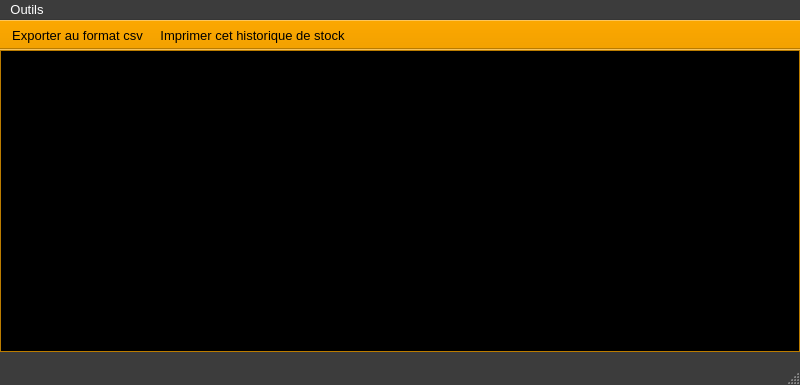
<?xml version="1.0" encoding="UTF-8"?>
<ui version="4.0">
 <class>YerothHistoriqueDuStockWindow</class>
 <widget class="QMainWindow" name="YerothHistoriqueDuStockWindow">
  <property name="windowModality">
   <enum>Qt::WindowModal</enum>
  </property>
  <property name="geometry">
   <rect>
    <x>0</x>
    <y>0</y>
    <width>800</width>
    <height>385</height>
   </rect>
  </property>
  <property name="palette">
   <palette>
    <active>
     <colorrole role="WindowText">
      <brush brushstyle="SolidPattern">
       <color alpha="255">
        <red>255</red>
        <green>255</green>
        <blue>255</blue>
       </color>
      </brush>
     </colorrole>
     <colorrole role="Button">
      <brush brushstyle="SolidPattern">
       <color alpha="255">
        <red>60</red>
        <green>60</green>
        <blue>60</blue>
       </color>
      </brush>
     </colorrole>
     <colorrole role="Light">
      <brush brushstyle="SolidPattern">
       <color alpha="255">
        <red>90</red>
        <green>90</green>
        <blue>90</blue>
       </color>
      </brush>
     </colorrole>
     <colorrole role="Midlight">
      <brush brushstyle="SolidPattern">
       <color alpha="255">
        <red>75</red>
        <green>75</green>
        <blue>75</blue>
       </color>
      </brush>
     </colorrole>
     <colorrole role="Dark">
      <brush brushstyle="SolidPattern">
       <color alpha="255">
        <red>30</red>
        <green>30</green>
        <blue>30</blue>
       </color>
      </brush>
     </colorrole>
     <colorrole role="Mid">
      <brush brushstyle="SolidPattern">
       <color alpha="255">
        <red>40</red>
        <green>40</green>
        <blue>40</blue>
       </color>
      </brush>
     </colorrole>
     <colorrole role="Text">
      <brush brushstyle="SolidPattern">
       <color alpha="255">
        <red>255</red>
        <green>255</green>
        <blue>255</blue>
       </color>
      </brush>
     </colorrole>
     <colorrole role="BrightText">
      <brush brushstyle="SolidPattern">
       <color alpha="255">
        <red>255</red>
        <green>255</green>
        <blue>255</blue>
       </color>
      </brush>
     </colorrole>
     <colorrole role="ButtonText">
      <brush brushstyle="SolidPattern">
       <color alpha="255">
        <red>255</red>
        <green>255</green>
        <blue>255</blue>
       </color>
      </brush>
     </colorrole>
     <colorrole role="Base">
      <brush brushstyle="SolidPattern">
       <color alpha="255">
        <red>0</red>
        <green>0</green>
        <blue>0</blue>
       </color>
      </brush>
     </colorrole>
     <colorrole role="Window">
      <brush brushstyle="SolidPattern">
       <color alpha="255">
        <red>60</red>
        <green>60</green>
        <blue>60</blue>
       </color>
      </brush>
     </colorrole>
     <colorrole role="Shadow">
      <brush brushstyle="SolidPattern">
       <color alpha="255">
        <red>0</red>
        <green>0</green>
        <blue>0</blue>
       </color>
      </brush>
     </colorrole>
     <colorrole role="AlternateBase">
      <brush brushstyle="SolidPattern">
       <color alpha="255">
        <red>30</red>
        <green>30</green>
        <blue>30</blue>
       </color>
      </brush>
     </colorrole>
     <colorrole role="ToolTipBase">
      <brush brushstyle="SolidPattern">
       <color alpha="255">
        <red>255</red>
        <green>255</green>
        <blue>220</blue>
       </color>
      </brush>
     </colorrole>
     <colorrole role="ToolTipText">
      <brush brushstyle="SolidPattern">
       <color alpha="255">
        <red>0</red>
        <green>0</green>
        <blue>0</blue>
       </color>
      </brush>
     </colorrole>
    </active>
    <inactive>
     <colorrole role="WindowText">
      <brush brushstyle="SolidPattern">
       <color alpha="255">
        <red>255</red>
        <green>255</green>
        <blue>255</blue>
       </color>
      </brush>
     </colorrole>
     <colorrole role="Button">
      <brush brushstyle="SolidPattern">
       <color alpha="255">
        <red>60</red>
        <green>60</green>
        <blue>60</blue>
       </color>
      </brush>
     </colorrole>
     <colorrole role="Light">
      <brush brushstyle="SolidPattern">
       <color alpha="255">
        <red>90</red>
        <green>90</green>
        <blue>90</blue>
       </color>
      </brush>
     </colorrole>
     <colorrole role="Midlight">
      <brush brushstyle="SolidPattern">
       <color alpha="255">
        <red>75</red>
        <green>75</green>
        <blue>75</blue>
       </color>
      </brush>
     </colorrole>
     <colorrole role="Dark">
      <brush brushstyle="SolidPattern">
       <color alpha="255">
        <red>30</red>
        <green>30</green>
        <blue>30</blue>
       </color>
      </brush>
     </colorrole>
     <colorrole role="Mid">
      <brush brushstyle="SolidPattern">
       <color alpha="255">
        <red>40</red>
        <green>40</green>
        <blue>40</blue>
       </color>
      </brush>
     </colorrole>
     <colorrole role="Text">
      <brush brushstyle="SolidPattern">
       <color alpha="255">
        <red>255</red>
        <green>255</green>
        <blue>255</blue>
       </color>
      </brush>
     </colorrole>
     <colorrole role="BrightText">
      <brush brushstyle="SolidPattern">
       <color alpha="255">
        <red>255</red>
        <green>255</green>
        <blue>255</blue>
       </color>
      </brush>
     </colorrole>
     <colorrole role="ButtonText">
      <brush brushstyle="SolidPattern">
       <color alpha="255">
        <red>255</red>
        <green>255</green>
        <blue>255</blue>
       </color>
      </brush>
     </colorrole>
     <colorrole role="Base">
      <brush brushstyle="SolidPattern">
       <color alpha="255">
        <red>0</red>
        <green>0</green>
        <blue>0</blue>
       </color>
      </brush>
     </colorrole>
     <colorrole role="Window">
      <brush brushstyle="SolidPattern">
       <color alpha="255">
        <red>60</red>
        <green>60</green>
        <blue>60</blue>
       </color>
      </brush>
     </colorrole>
     <colorrole role="Shadow">
      <brush brushstyle="SolidPattern">
       <color alpha="255">
        <red>0</red>
        <green>0</green>
        <blue>0</blue>
       </color>
      </brush>
     </colorrole>
     <colorrole role="AlternateBase">
      <brush brushstyle="SolidPattern">
       <color alpha="255">
        <red>30</red>
        <green>30</green>
        <blue>30</blue>
       </color>
      </brush>
     </colorrole>
     <colorrole role="ToolTipBase">
      <brush brushstyle="SolidPattern">
       <color alpha="255">
        <red>255</red>
        <green>255</green>
        <blue>220</blue>
       </color>
      </brush>
     </colorrole>
     <colorrole role="ToolTipText">
      <brush brushstyle="SolidPattern">
       <color alpha="255">
        <red>0</red>
        <green>0</green>
        <blue>0</blue>
       </color>
      </brush>
     </colorrole>
    </inactive>
    <disabled>
     <colorrole role="WindowText">
      <brush brushstyle="SolidPattern">
       <color alpha="255">
        <red>30</red>
        <green>30</green>
        <blue>30</blue>
       </color>
      </brush>
     </colorrole>
     <colorrole role="Button">
      <brush brushstyle="SolidPattern">
       <color alpha="255">
        <red>60</red>
        <green>60</green>
        <blue>60</blue>
       </color>
      </brush>
     </colorrole>
     <colorrole role="Light">
      <brush brushstyle="SolidPattern">
       <color alpha="255">
        <red>90</red>
        <green>90</green>
        <blue>90</blue>
       </color>
      </brush>
     </colorrole>
     <colorrole role="Midlight">
      <brush brushstyle="SolidPattern">
       <color alpha="255">
        <red>75</red>
        <green>75</green>
        <blue>75</blue>
       </color>
      </brush>
     </colorrole>
     <colorrole role="Dark">
      <brush brushstyle="SolidPattern">
       <color alpha="255">
        <red>30</red>
        <green>30</green>
        <blue>30</blue>
       </color>
      </brush>
     </colorrole>
     <colorrole role="Mid">
      <brush brushstyle="SolidPattern">
       <color alpha="255">
        <red>40</red>
        <green>40</green>
        <blue>40</blue>
       </color>
      </brush>
     </colorrole>
     <colorrole role="Text">
      <brush brushstyle="SolidPattern">
       <color alpha="255">
        <red>30</red>
        <green>30</green>
        <blue>30</blue>
       </color>
      </brush>
     </colorrole>
     <colorrole role="BrightText">
      <brush brushstyle="SolidPattern">
       <color alpha="255">
        <red>255</red>
        <green>255</green>
        <blue>255</blue>
       </color>
      </brush>
     </colorrole>
     <colorrole role="ButtonText">
      <brush brushstyle="SolidPattern">
       <color alpha="255">
        <red>30</red>
        <green>30</green>
        <blue>30</blue>
       </color>
      </brush>
     </colorrole>
     <colorrole role="Base">
      <brush brushstyle="SolidPattern">
       <color alpha="255">
        <red>60</red>
        <green>60</green>
        <blue>60</blue>
       </color>
      </brush>
     </colorrole>
     <colorrole role="Window">
      <brush brushstyle="SolidPattern">
       <color alpha="255">
        <red>60</red>
        <green>60</green>
        <blue>60</blue>
       </color>
      </brush>
     </colorrole>
     <colorrole role="Shadow">
      <brush brushstyle="SolidPattern">
       <color alpha="255">
        <red>0</red>
        <green>0</green>
        <blue>0</blue>
       </color>
      </brush>
     </colorrole>
     <colorrole role="AlternateBase">
      <brush brushstyle="SolidPattern">
       <color alpha="255">
        <red>60</red>
        <green>60</green>
        <blue>60</blue>
       </color>
      </brush>
     </colorrole>
     <colorrole role="ToolTipBase">
      <brush brushstyle="SolidPattern">
       <color alpha="255">
        <red>255</red>
        <green>255</green>
        <blue>220</blue>
       </color>
      </brush>
     </colorrole>
     <colorrole role="ToolTipText">
      <brush brushstyle="SolidPattern">
       <color alpha="255">
        <red>0</red>
        <green>0</green>
        <blue>0</blue>
       </color>
      </brush>
     </colorrole>
    </disabled>
   </palette>
  </property>
  <property name="font">
   <font>
    <pointsize>10</pointsize>
   </font>
  </property>
  <property name="windowTitle">
   <string>Yeroth-erp-3.0 - fiche des stocks - historique d'un stock</string>
  </property>
  <widget class="QWidget" name="centralwidget">
   <widget class="YerothTableView" name="tableView_historique_du_stock">
    <property name="geometry">
     <rect>
      <x>0</x>
      <y>0</y>
      <width>800</width>
      <height>302</height>
     </rect>
    </property>
    <property name="palette">
     <palette>
      <active>
       <colorrole role="WindowText">
        <brush brushstyle="SolidPattern">
         <color alpha="255">
          <red>255</red>
          <green>255</green>
          <blue>255</blue>
         </color>
        </brush>
       </colorrole>
       <colorrole role="Button">
        <brush brushstyle="SolidPattern">
         <color alpha="255">
          <red>242</red>
          <green>161</green>
          <blue>0</blue>
         </color>
        </brush>
       </colorrole>
       <colorrole role="Light">
        <brush brushstyle="SolidPattern">
         <color alpha="255">
          <red>255</red>
          <green>206</green>
          <blue>108</blue>
         </color>
        </brush>
       </colorrole>
       <colorrole role="Midlight">
        <brush brushstyle="SolidPattern">
         <color alpha="255">
          <red>248</red>
          <green>183</green>
          <blue>54</blue>
         </color>
        </brush>
       </colorrole>
       <colorrole role="Dark">
        <brush brushstyle="SolidPattern">
         <color alpha="255">
          <red>121</red>
          <green>80</green>
          <blue>0</blue>
         </color>
        </brush>
       </colorrole>
       <colorrole role="Mid">
        <brush brushstyle="SolidPattern">
         <color alpha="255">
          <red>161</red>
          <green>107</green>
          <blue>0</blue>
         </color>
        </brush>
       </colorrole>
       <colorrole role="Text">
        <brush brushstyle="SolidPattern">
         <color alpha="255">
          <red>255</red>
          <green>255</green>
          <blue>255</blue>
         </color>
        </brush>
       </colorrole>
       <colorrole role="BrightText">
        <brush brushstyle="SolidPattern">
         <color alpha="255">
          <red>47</red>
          <green>67</green>
          <blue>67</blue>
         </color>
        </brush>
       </colorrole>
       <colorrole role="ButtonText">
        <brush brushstyle="SolidPattern">
         <color alpha="255">
          <red>255</red>
          <green>255</green>
          <blue>255</blue>
         </color>
        </brush>
       </colorrole>
       <colorrole role="Base">
        <brush brushstyle="SolidPattern">
         <color alpha="255">
          <red>0</red>
          <green>0</green>
          <blue>0</blue>
         </color>
        </brush>
       </colorrole>
       <colorrole role="Window">
        <brush brushstyle="SolidPattern">
         <color alpha="255">
          <red>242</red>
          <green>161</green>
          <blue>0</blue>
         </color>
        </brush>
       </colorrole>
       <colorrole role="Shadow">
        <brush brushstyle="SolidPattern">
         <color alpha="255">
          <red>0</red>
          <green>0</green>
          <blue>0</blue>
         </color>
        </brush>
       </colorrole>
       <colorrole role="HighlightedText">
        <brush brushstyle="SolidPattern">
         <color alpha="255">
          <red>2</red>
          <green>160</green>
          <blue>70</blue>
         </color>
        </brush>
       </colorrole>
       <colorrole role="AlternateBase">
        <brush brushstyle="SolidPattern">
         <color alpha="255">
          <red>248</red>
          <green>208</green>
          <blue>127</blue>
         </color>
        </brush>
       </colorrole>
       <colorrole role="ToolTipBase">
        <brush brushstyle="SolidPattern">
         <color alpha="255">
          <red>255</red>
          <green>255</green>
          <blue>220</blue>
         </color>
        </brush>
       </colorrole>
       <colorrole role="ToolTipText">
        <brush brushstyle="SolidPattern">
         <color alpha="255">
          <red>255</red>
          <green>255</green>
          <blue>255</blue>
         </color>
        </brush>
       </colorrole>
      </active>
      <inactive>
       <colorrole role="WindowText">
        <brush brushstyle="SolidPattern">
         <color alpha="255">
          <red>255</red>
          <green>255</green>
          <blue>255</blue>
         </color>
        </brush>
       </colorrole>
       <colorrole role="Button">
        <brush brushstyle="SolidPattern">
         <color alpha="255">
          <red>242</red>
          <green>161</green>
          <blue>0</blue>
         </color>
        </brush>
       </colorrole>
       <colorrole role="Light">
        <brush brushstyle="SolidPattern">
         <color alpha="255">
          <red>255</red>
          <green>206</green>
          <blue>108</blue>
         </color>
        </brush>
       </colorrole>
       <colorrole role="Midlight">
        <brush brushstyle="SolidPattern">
         <color alpha="255">
          <red>248</red>
          <green>183</green>
          <blue>54</blue>
         </color>
        </brush>
       </colorrole>
       <colorrole role="Dark">
        <brush brushstyle="SolidPattern">
         <color alpha="255">
          <red>121</red>
          <green>80</green>
          <blue>0</blue>
         </color>
        </brush>
       </colorrole>
       <colorrole role="Mid">
        <brush brushstyle="SolidPattern">
         <color alpha="255">
          <red>161</red>
          <green>107</green>
          <blue>0</blue>
         </color>
        </brush>
       </colorrole>
       <colorrole role="Text">
        <brush brushstyle="SolidPattern">
         <color alpha="255">
          <red>255</red>
          <green>255</green>
          <blue>255</blue>
         </color>
        </brush>
       </colorrole>
       <colorrole role="BrightText">
        <brush brushstyle="SolidPattern">
         <color alpha="255">
          <red>47</red>
          <green>67</green>
          <blue>67</blue>
         </color>
        </brush>
       </colorrole>
       <colorrole role="ButtonText">
        <brush brushstyle="SolidPattern">
         <color alpha="255">
          <red>255</red>
          <green>255</green>
          <blue>255</blue>
         </color>
        </brush>
       </colorrole>
       <colorrole role="Base">
        <brush brushstyle="SolidPattern">
         <color alpha="255">
          <red>0</red>
          <green>0</green>
          <blue>0</blue>
         </color>
        </brush>
       </colorrole>
       <colorrole role="Window">
        <brush brushstyle="SolidPattern">
         <color alpha="255">
          <red>242</red>
          <green>161</green>
          <blue>0</blue>
         </color>
        </brush>
       </colorrole>
       <colorrole role="Shadow">
        <brush brushstyle="SolidPattern">
         <color alpha="255">
          <red>0</red>
          <green>0</green>
          <blue>0</blue>
         </color>
        </brush>
       </colorrole>
       <colorrole role="HighlightedText">
        <brush brushstyle="SolidPattern">
         <color alpha="255">
          <red>2</red>
          <green>160</green>
          <blue>70</blue>
         </color>
        </brush>
       </colorrole>
       <colorrole role="AlternateBase">
        <brush brushstyle="SolidPattern">
         <color alpha="255">
          <red>248</red>
          <green>208</green>
          <blue>127</blue>
         </color>
        </brush>
       </colorrole>
       <colorrole role="ToolTipBase">
        <brush brushstyle="SolidPattern">
         <color alpha="255">
          <red>255</red>
          <green>255</green>
          <blue>220</blue>
         </color>
        </brush>
       </colorrole>
       <colorrole role="ToolTipText">
        <brush brushstyle="SolidPattern">
         <color alpha="255">
          <red>255</red>
          <green>255</green>
          <blue>255</blue>
         </color>
        </brush>
       </colorrole>
      </inactive>
      <disabled>
       <colorrole role="WindowText">
        <brush brushstyle="SolidPattern">
         <color alpha="255">
          <red>121</red>
          <green>80</green>
          <blue>0</blue>
         </color>
        </brush>
       </colorrole>
       <colorrole role="Button">
        <brush brushstyle="SolidPattern">
         <color alpha="255">
          <red>242</red>
          <green>161</green>
          <blue>0</blue>
         </color>
        </brush>
       </colorrole>
       <colorrole role="Light">
        <brush brushstyle="SolidPattern">
         <color alpha="255">
          <red>255</red>
          <green>206</green>
          <blue>108</blue>
         </color>
        </brush>
       </colorrole>
       <colorrole role="Midlight">
        <brush brushstyle="SolidPattern">
         <color alpha="255">
          <red>248</red>
          <green>183</green>
          <blue>54</blue>
         </color>
        </brush>
       </colorrole>
       <colorrole role="Dark">
        <brush brushstyle="SolidPattern">
         <color alpha="255">
          <red>121</red>
          <green>80</green>
          <blue>0</blue>
         </color>
        </brush>
       </colorrole>
       <colorrole role="Mid">
        <brush brushstyle="SolidPattern">
         <color alpha="255">
          <red>161</red>
          <green>107</green>
          <blue>0</blue>
         </color>
        </brush>
       </colorrole>
       <colorrole role="Text">
        <brush brushstyle="SolidPattern">
         <color alpha="255">
          <red>121</red>
          <green>80</green>
          <blue>0</blue>
         </color>
        </brush>
       </colorrole>
       <colorrole role="BrightText">
        <brush brushstyle="SolidPattern">
         <color alpha="255">
          <red>47</red>
          <green>67</green>
          <blue>67</blue>
         </color>
        </brush>
       </colorrole>
       <colorrole role="ButtonText">
        <brush brushstyle="SolidPattern">
         <color alpha="255">
          <red>121</red>
          <green>80</green>
          <blue>0</blue>
         </color>
        </brush>
       </colorrole>
       <colorrole role="Base">
        <brush brushstyle="SolidPattern">
         <color alpha="255">
          <red>242</red>
          <green>161</green>
          <blue>0</blue>
         </color>
        </brush>
       </colorrole>
       <colorrole role="Window">
        <brush brushstyle="SolidPattern">
         <color alpha="255">
          <red>242</red>
          <green>161</green>
          <blue>0</blue>
         </color>
        </brush>
       </colorrole>
       <colorrole role="Shadow">
        <brush brushstyle="SolidPattern">
         <color alpha="255">
          <red>0</red>
          <green>0</green>
          <blue>0</blue>
         </color>
        </brush>
       </colorrole>
       <colorrole role="HighlightedText">
        <brush brushstyle="SolidPattern">
         <color alpha="255">
          <red>2</red>
          <green>160</green>
          <blue>70</blue>
         </color>
        </brush>
       </colorrole>
       <colorrole role="AlternateBase">
        <brush brushstyle="SolidPattern">
         <color alpha="255">
          <red>242</red>
          <green>161</green>
          <blue>0</blue>
         </color>
        </brush>
       </colorrole>
       <colorrole role="ToolTipBase">
        <brush brushstyle="SolidPattern">
         <color alpha="255">
          <red>255</red>
          <green>255</green>
          <blue>220</blue>
         </color>
        </brush>
       </colorrole>
       <colorrole role="ToolTipText">
        <brush brushstyle="SolidPattern">
         <color alpha="255">
          <red>255</red>
          <green>255</green>
          <blue>255</blue>
         </color>
        </brush>
       </colorrole>
      </disabled>
     </palette>
    </property>
    <property name="font">
     <font>
      <pointsize>10</pointsize>
      <weight>50</weight>
      <bold>false</bold>
     </font>
    </property>
    <property name="autoFillBackground">
     <bool>false</bool>
    </property>
    <property name="tabKeyNavigation">
     <bool>true</bool>
    </property>
    <property name="sortingEnabled">
     <bool>false</bool>
    </property>
   </widget>
  </widget>
  <widget class="QMenuBar" name="menubar">
   <property name="geometry">
    <rect>
     <x>0</x>
     <y>0</y>
     <width>800</width>
     <height>21</height>
    </rect>
   </property>
   <widget class="QMenu" name="menuOutils">
    <property name="palette">
     <palette>
      <active>
       <colorrole role="WindowText">
        <brush brushstyle="SolidPattern">
         <color alpha="255">
          <red>255</red>
          <green>255</green>
          <blue>255</blue>
         </color>
        </brush>
       </colorrole>
       <colorrole role="Button">
        <brush brushstyle="SolidPattern">
         <color alpha="255">
          <red>242</red>
          <green>161</green>
          <blue>0</blue>
         </color>
        </brush>
       </colorrole>
       <colorrole role="Light">
        <brush brushstyle="SolidPattern">
         <color alpha="255">
          <red>255</red>
          <green>206</green>
          <blue>108</blue>
         </color>
        </brush>
       </colorrole>
       <colorrole role="Midlight">
        <brush brushstyle="SolidPattern">
         <color alpha="255">
          <red>248</red>
          <green>183</green>
          <blue>54</blue>
         </color>
        </brush>
       </colorrole>
       <colorrole role="Dark">
        <brush brushstyle="SolidPattern">
         <color alpha="255">
          <red>121</red>
          <green>80</green>
          <blue>0</blue>
         </color>
        </brush>
       </colorrole>
       <colorrole role="Mid">
        <brush brushstyle="SolidPattern">
         <color alpha="255">
          <red>161</red>
          <green>107</green>
          <blue>0</blue>
         </color>
        </brush>
       </colorrole>
       <colorrole role="Text">
        <brush brushstyle="SolidPattern">
         <color alpha="255">
          <red>255</red>
          <green>255</green>
          <blue>255</blue>
         </color>
        </brush>
       </colorrole>
       <colorrole role="BrightText">
        <brush brushstyle="SolidPattern">
         <color alpha="255">
          <red>255</red>
          <green>255</green>
          <blue>255</blue>
         </color>
        </brush>
       </colorrole>
       <colorrole role="ButtonText">
        <brush brushstyle="SolidPattern">
         <color alpha="255">
          <red>255</red>
          <green>255</green>
          <blue>255</blue>
         </color>
        </brush>
       </colorrole>
       <colorrole role="Base">
        <brush brushstyle="SolidPattern">
         <color alpha="255">
          <red>255</red>
          <green>255</green>
          <blue>255</blue>
         </color>
        </brush>
       </colorrole>
       <colorrole role="Window">
        <brush brushstyle="SolidPattern">
         <color alpha="255">
          <red>242</red>
          <green>161</green>
          <blue>0</blue>
         </color>
        </brush>
       </colorrole>
       <colorrole role="Shadow">
        <brush brushstyle="SolidPattern">
         <color alpha="255">
          <red>0</red>
          <green>0</green>
          <blue>0</blue>
         </color>
        </brush>
       </colorrole>
       <colorrole role="AlternateBase">
        <brush brushstyle="SolidPattern">
         <color alpha="255">
          <red>248</red>
          <green>208</green>
          <blue>127</blue>
         </color>
        </brush>
       </colorrole>
       <colorrole role="ToolTipBase">
        <brush brushstyle="SolidPattern">
         <color alpha="255">
          <red>255</red>
          <green>255</green>
          <blue>220</blue>
         </color>
        </brush>
       </colorrole>
       <colorrole role="ToolTipText">
        <brush brushstyle="SolidPattern">
         <color alpha="255">
          <red>0</red>
          <green>0</green>
          <blue>0</blue>
         </color>
        </brush>
       </colorrole>
      </active>
      <inactive>
       <colorrole role="WindowText">
        <brush brushstyle="SolidPattern">
         <color alpha="255">
          <red>255</red>
          <green>255</green>
          <blue>255</blue>
         </color>
        </brush>
       </colorrole>
       <colorrole role="Button">
        <brush brushstyle="SolidPattern">
         <color alpha="255">
          <red>242</red>
          <green>161</green>
          <blue>0</blue>
         </color>
        </brush>
       </colorrole>
       <colorrole role="Light">
        <brush brushstyle="SolidPattern">
         <color alpha="255">
          <red>255</red>
          <green>206</green>
          <blue>108</blue>
         </color>
        </brush>
       </colorrole>
       <colorrole role="Midlight">
        <brush brushstyle="SolidPattern">
         <color alpha="255">
          <red>248</red>
          <green>183</green>
          <blue>54</blue>
         </color>
        </brush>
       </colorrole>
       <colorrole role="Dark">
        <brush brushstyle="SolidPattern">
         <color alpha="255">
          <red>121</red>
          <green>80</green>
          <blue>0</blue>
         </color>
        </brush>
       </colorrole>
       <colorrole role="Mid">
        <brush brushstyle="SolidPattern">
         <color alpha="255">
          <red>161</red>
          <green>107</green>
          <blue>0</blue>
         </color>
        </brush>
       </colorrole>
       <colorrole role="Text">
        <brush brushstyle="SolidPattern">
         <color alpha="255">
          <red>255</red>
          <green>255</green>
          <blue>255</blue>
         </color>
        </brush>
       </colorrole>
       <colorrole role="BrightText">
        <brush brushstyle="SolidPattern">
         <color alpha="255">
          <red>255</red>
          <green>255</green>
          <blue>255</blue>
         </color>
        </brush>
       </colorrole>
       <colorrole role="ButtonText">
        <brush brushstyle="SolidPattern">
         <color alpha="255">
          <red>255</red>
          <green>255</green>
          <blue>255</blue>
         </color>
        </brush>
       </colorrole>
       <colorrole role="Base">
        <brush brushstyle="SolidPattern">
         <color alpha="255">
          <red>255</red>
          <green>255</green>
          <blue>255</blue>
         </color>
        </brush>
       </colorrole>
       <colorrole role="Window">
        <brush brushstyle="SolidPattern">
         <color alpha="255">
          <red>242</red>
          <green>161</green>
          <blue>0</blue>
         </color>
        </brush>
       </colorrole>
       <colorrole role="Shadow">
        <brush brushstyle="SolidPattern">
         <color alpha="255">
          <red>0</red>
          <green>0</green>
          <blue>0</blue>
         </color>
        </brush>
       </colorrole>
       <colorrole role="AlternateBase">
        <brush brushstyle="SolidPattern">
         <color alpha="255">
          <red>248</red>
          <green>208</green>
          <blue>127</blue>
         </color>
        </brush>
       </colorrole>
       <colorrole role="ToolTipBase">
        <brush brushstyle="SolidPattern">
         <color alpha="255">
          <red>255</red>
          <green>255</green>
          <blue>220</blue>
         </color>
        </brush>
       </colorrole>
       <colorrole role="ToolTipText">
        <brush brushstyle="SolidPattern">
         <color alpha="255">
          <red>0</red>
          <green>0</green>
          <blue>0</blue>
         </color>
        </brush>
       </colorrole>
      </inactive>
      <disabled>
       <colorrole role="WindowText">
        <brush brushstyle="SolidPattern">
         <color alpha="255">
          <red>121</red>
          <green>80</green>
          <blue>0</blue>
         </color>
        </brush>
       </colorrole>
       <colorrole role="Button">
        <brush brushstyle="SolidPattern">
         <color alpha="255">
          <red>242</red>
          <green>161</green>
          <blue>0</blue>
         </color>
        </brush>
       </colorrole>
       <colorrole role="Light">
        <brush brushstyle="SolidPattern">
         <color alpha="255">
          <red>255</red>
          <green>206</green>
          <blue>108</blue>
         </color>
        </brush>
       </colorrole>
       <colorrole role="Midlight">
        <brush brushstyle="SolidPattern">
         <color alpha="255">
          <red>248</red>
          <green>183</green>
          <blue>54</blue>
         </color>
        </brush>
       </colorrole>
       <colorrole role="Dark">
        <brush brushstyle="SolidPattern">
         <color alpha="255">
          <red>121</red>
          <green>80</green>
          <blue>0</blue>
         </color>
        </brush>
       </colorrole>
       <colorrole role="Mid">
        <brush brushstyle="SolidPattern">
         <color alpha="255">
          <red>161</red>
          <green>107</green>
          <blue>0</blue>
         </color>
        </brush>
       </colorrole>
       <colorrole role="Text">
        <brush brushstyle="SolidPattern">
         <color alpha="255">
          <red>121</red>
          <green>80</green>
          <blue>0</blue>
         </color>
        </brush>
       </colorrole>
       <colorrole role="BrightText">
        <brush brushstyle="SolidPattern">
         <color alpha="255">
          <red>255</red>
          <green>255</green>
          <blue>255</blue>
         </color>
        </brush>
       </colorrole>
       <colorrole role="ButtonText">
        <brush brushstyle="SolidPattern">
         <color alpha="255">
          <red>121</red>
          <green>80</green>
          <blue>0</blue>
         </color>
        </brush>
       </colorrole>
       <colorrole role="Base">
        <brush brushstyle="SolidPattern">
         <color alpha="255">
          <red>242</red>
          <green>161</green>
          <blue>0</blue>
         </color>
        </brush>
       </colorrole>
       <colorrole role="Window">
        <brush brushstyle="SolidPattern">
         <color alpha="255">
          <red>242</red>
          <green>161</green>
          <blue>0</blue>
         </color>
        </brush>
       </colorrole>
       <colorrole role="Shadow">
        <brush brushstyle="SolidPattern">
         <color alpha="255">
          <red>0</red>
          <green>0</green>
          <blue>0</blue>
         </color>
        </brush>
       </colorrole>
       <colorrole role="AlternateBase">
        <brush brushstyle="SolidPattern">
         <color alpha="255">
          <red>242</red>
          <green>161</green>
          <blue>0</blue>
         </color>
        </brush>
       </colorrole>
       <colorrole role="ToolTipBase">
        <brush brushstyle="SolidPattern">
         <color alpha="255">
          <red>255</red>
          <green>255</green>
          <blue>220</blue>
         </color>
        </brush>
       </colorrole>
       <colorrole role="ToolTipText">
        <brush brushstyle="SolidPattern">
         <color alpha="255">
          <red>0</red>
          <green>0</green>
          <blue>0</blue>
         </color>
        </brush>
       </colorrole>
      </disabled>
     </palette>
    </property>
    <property name="title">
     <string>Outils</string>
    </property>
    <addaction name="actionExporter_au_format_csv"/>
    <addaction name="actionAfficherPDF"/>
   </widget>
   <addaction name="menuOutils"/>
  </widget>
  <widget class="QStatusBar" name="statusbar"/>
  <widget class="QToolBar" name="toolBar_historiqueDunStock">
   <property name="palette">
    <palette>
     <active>
      <colorrole role="WindowText">
       <brush brushstyle="SolidPattern">
        <color alpha="255">
         <red>0</red>
         <green>0</green>
         <blue>0</blue>
        </color>
       </brush>
      </colorrole>
      <colorrole role="Button">
       <brush brushstyle="SolidPattern">
        <color alpha="255">
         <red>242</red>
         <green>161</green>
         <blue>0</blue>
        </color>
       </brush>
      </colorrole>
      <colorrole role="Light">
       <brush brushstyle="SolidPattern">
        <color alpha="255">
         <red>255</red>
         <green>206</green>
         <blue>108</blue>
        </color>
       </brush>
      </colorrole>
      <colorrole role="Midlight">
       <brush brushstyle="SolidPattern">
        <color alpha="255">
         <red>248</red>
         <green>183</green>
         <blue>54</blue>
        </color>
       </brush>
      </colorrole>
      <colorrole role="Dark">
       <brush brushstyle="SolidPattern">
        <color alpha="255">
         <red>121</red>
         <green>80</green>
         <blue>0</blue>
        </color>
       </brush>
      </colorrole>
      <colorrole role="Mid">
       <brush brushstyle="SolidPattern">
        <color alpha="255">
         <red>161</red>
         <green>107</green>
         <blue>0</blue>
        </color>
       </brush>
      </colorrole>
      <colorrole role="Text">
       <brush brushstyle="SolidPattern">
        <color alpha="255">
         <red>0</red>
         <green>0</green>
         <blue>0</blue>
        </color>
       </brush>
      </colorrole>
      <colorrole role="BrightText">
       <brush brushstyle="SolidPattern">
        <color alpha="255">
         <red>255</red>
         <green>255</green>
         <blue>255</blue>
        </color>
       </brush>
      </colorrole>
      <colorrole role="ButtonText">
       <brush brushstyle="SolidPattern">
        <color alpha="255">
         <red>0</red>
         <green>0</green>
         <blue>0</blue>
        </color>
       </brush>
      </colorrole>
      <colorrole role="Base">
       <brush brushstyle="SolidPattern">
        <color alpha="255">
         <red>255</red>
         <green>255</green>
         <blue>255</blue>
        </color>
       </brush>
      </colorrole>
      <colorrole role="Window">
       <brush brushstyle="SolidPattern">
        <color alpha="255">
         <red>242</red>
         <green>161</green>
         <blue>0</blue>
        </color>
       </brush>
      </colorrole>
      <colorrole role="Shadow">
       <brush brushstyle="SolidPattern">
        <color alpha="255">
         <red>0</red>
         <green>0</green>
         <blue>0</blue>
        </color>
       </brush>
      </colorrole>
      <colorrole role="AlternateBase">
       <brush brushstyle="SolidPattern">
        <color alpha="255">
         <red>248</red>
         <green>208</green>
         <blue>127</blue>
        </color>
       </brush>
      </colorrole>
      <colorrole role="ToolTipBase">
       <brush brushstyle="SolidPattern">
        <color alpha="255">
         <red>255</red>
         <green>255</green>
         <blue>220</blue>
        </color>
       </brush>
      </colorrole>
      <colorrole role="ToolTipText">
       <brush brushstyle="SolidPattern">
        <color alpha="255">
         <red>0</red>
         <green>0</green>
         <blue>0</blue>
        </color>
       </brush>
      </colorrole>
     </active>
     <inactive>
      <colorrole role="WindowText">
       <brush brushstyle="SolidPattern">
        <color alpha="255">
         <red>0</red>
         <green>0</green>
         <blue>0</blue>
        </color>
       </brush>
      </colorrole>
      <colorrole role="Button">
       <brush brushstyle="SolidPattern">
        <color alpha="255">
         <red>242</red>
         <green>161</green>
         <blue>0</blue>
        </color>
       </brush>
      </colorrole>
      <colorrole role="Light">
       <brush brushstyle="SolidPattern">
        <color alpha="255">
         <red>255</red>
         <green>206</green>
         <blue>108</blue>
        </color>
       </brush>
      </colorrole>
      <colorrole role="Midlight">
       <brush brushstyle="SolidPattern">
        <color alpha="255">
         <red>248</red>
         <green>183</green>
         <blue>54</blue>
        </color>
       </brush>
      </colorrole>
      <colorrole role="Dark">
       <brush brushstyle="SolidPattern">
        <color alpha="255">
         <red>121</red>
         <green>80</green>
         <blue>0</blue>
        </color>
       </brush>
      </colorrole>
      <colorrole role="Mid">
       <brush brushstyle="SolidPattern">
        <color alpha="255">
         <red>161</red>
         <green>107</green>
         <blue>0</blue>
        </color>
       </brush>
      </colorrole>
      <colorrole role="Text">
       <brush brushstyle="SolidPattern">
        <color alpha="255">
         <red>0</red>
         <green>0</green>
         <blue>0</blue>
        </color>
       </brush>
      </colorrole>
      <colorrole role="BrightText">
       <brush brushstyle="SolidPattern">
        <color alpha="255">
         <red>255</red>
         <green>255</green>
         <blue>255</blue>
        </color>
       </brush>
      </colorrole>
      <colorrole role="ButtonText">
       <brush brushstyle="SolidPattern">
        <color alpha="255">
         <red>0</red>
         <green>0</green>
         <blue>0</blue>
        </color>
       </brush>
      </colorrole>
      <colorrole role="Base">
       <brush brushstyle="SolidPattern">
        <color alpha="255">
         <red>255</red>
         <green>255</green>
         <blue>255</blue>
        </color>
       </brush>
      </colorrole>
      <colorrole role="Window">
       <brush brushstyle="SolidPattern">
        <color alpha="255">
         <red>242</red>
         <green>161</green>
         <blue>0</blue>
        </color>
       </brush>
      </colorrole>
      <colorrole role="Shadow">
       <brush brushstyle="SolidPattern">
        <color alpha="255">
         <red>0</red>
         <green>0</green>
         <blue>0</blue>
        </color>
       </brush>
      </colorrole>
      <colorrole role="AlternateBase">
       <brush brushstyle="SolidPattern">
        <color alpha="255">
         <red>248</red>
         <green>208</green>
         <blue>127</blue>
        </color>
       </brush>
      </colorrole>
      <colorrole role="ToolTipBase">
       <brush brushstyle="SolidPattern">
        <color alpha="255">
         <red>255</red>
         <green>255</green>
         <blue>220</blue>
        </color>
       </brush>
      </colorrole>
      <colorrole role="ToolTipText">
       <brush brushstyle="SolidPattern">
        <color alpha="255">
         <red>0</red>
         <green>0</green>
         <blue>0</blue>
        </color>
       </brush>
      </colorrole>
     </inactive>
     <disabled>
      <colorrole role="WindowText">
       <brush brushstyle="SolidPattern">
        <color alpha="255">
         <red>121</red>
         <green>80</green>
         <blue>0</blue>
        </color>
       </brush>
      </colorrole>
      <colorrole role="Button">
       <brush brushstyle="SolidPattern">
        <color alpha="255">
         <red>242</red>
         <green>161</green>
         <blue>0</blue>
        </color>
       </brush>
      </colorrole>
      <colorrole role="Light">
       <brush brushstyle="SolidPattern">
        <color alpha="255">
         <red>255</red>
         <green>206</green>
         <blue>108</blue>
        </color>
       </brush>
      </colorrole>
      <colorrole role="Midlight">
       <brush brushstyle="SolidPattern">
        <color alpha="255">
         <red>248</red>
         <green>183</green>
         <blue>54</blue>
        </color>
       </brush>
      </colorrole>
      <colorrole role="Dark">
       <brush brushstyle="SolidPattern">
        <color alpha="255">
         <red>121</red>
         <green>80</green>
         <blue>0</blue>
        </color>
       </brush>
      </colorrole>
      <colorrole role="Mid">
       <brush brushstyle="SolidPattern">
        <color alpha="255">
         <red>161</red>
         <green>107</green>
         <blue>0</blue>
        </color>
       </brush>
      </colorrole>
      <colorrole role="Text">
       <brush brushstyle="SolidPattern">
        <color alpha="255">
         <red>121</red>
         <green>80</green>
         <blue>0</blue>
        </color>
       </brush>
      </colorrole>
      <colorrole role="BrightText">
       <brush brushstyle="SolidPattern">
        <color alpha="255">
         <red>255</red>
         <green>255</green>
         <blue>255</blue>
        </color>
       </brush>
      </colorrole>
      <colorrole role="ButtonText">
       <brush brushstyle="SolidPattern">
        <color alpha="255">
         <red>121</red>
         <green>80</green>
         <blue>0</blue>
        </color>
       </brush>
      </colorrole>
      <colorrole role="Base">
       <brush brushstyle="SolidPattern">
        <color alpha="255">
         <red>242</red>
         <green>161</green>
         <blue>0</blue>
        </color>
       </brush>
      </colorrole>
      <colorrole role="Window">
       <brush brushstyle="SolidPattern">
        <color alpha="255">
         <red>242</red>
         <green>161</green>
         <blue>0</blue>
        </color>
       </brush>
      </colorrole>
      <colorrole role="Shadow">
       <brush brushstyle="SolidPattern">
        <color alpha="255">
         <red>0</red>
         <green>0</green>
         <blue>0</blue>
        </color>
       </brush>
      </colorrole>
      <colorrole role="AlternateBase">
       <brush brushstyle="SolidPattern">
        <color alpha="255">
         <red>242</red>
         <green>161</green>
         <blue>0</blue>
        </color>
       </brush>
      </colorrole>
      <colorrole role="ToolTipBase">
       <brush brushstyle="SolidPattern">
        <color alpha="255">
         <red>255</red>
         <green>255</green>
         <blue>220</blue>
        </color>
       </brush>
      </colorrole>
      <colorrole role="ToolTipText">
       <brush brushstyle="SolidPattern">
        <color alpha="255">
         <red>0</red>
         <green>0</green>
         <blue>0</blue>
        </color>
       </brush>
      </colorrole>
     </disabled>
    </palette>
   </property>
   <property name="font">
    <font>
     <pointsize>10</pointsize>
    </font>
   </property>
   <property name="windowTitle">
    <string>toolBar</string>
   </property>
   <property name="movable">
    <bool>false</bool>
   </property>
   <attribute name="toolBarArea">
    <enum>TopToolBarArea</enum>
   </attribute>
   <attribute name="toolBarBreak">
    <bool>false</bool>
   </attribute>
   <addaction name="actionExporter_au_format_csv"/>
   <addaction name="actionAfficherPDF"/>
  </widget>
  <action name="actionAfficherPDF">
   <property name="icon">
    <iconset resource="../yeroth-erp-3-0.qrc">
     <normaloff>:/yeroth-erp-3-0-images/yeroth-erp-3-0-pdf-print-icon.svg</normaloff>:/yeroth-erp-3-0-images/yeroth-erp-3-0-pdf-print-icon.svg</iconset>
   </property>
   <property name="text">
    <string>Imprimer cet historique de stock</string>
   </property>
   <property name="toolTip">
    <string>Imprimer cet historique de stock</string>
   </property>
   <property name="font">
    <font>
     <pointsize>10</pointsize>
    </font>
   </property>
  </action>
  <action name="actionExporter_au_format_csv">
   <property name="icon">
    <iconset>
     <normalon>:/yeroth-erp-3-0-images/yeroth-erp-3.0-export-csv-data-icon.png</normalon>
    </iconset>
   </property>
   <property name="text">
    <string>Exporter au format csv</string>
   </property>
   <property name="font">
    <font>
     <pointsize>10</pointsize>
    </font>
   </property>
  </action>
 </widget>
 <customwidgets>
  <customwidget>
   <class>YerothTableView</class>
   <extends>QTableView</extends>
   <header>src/widgets/table-view/yeroth-erp-table-view.hpp</header>
  </customwidget>
 </customwidgets>
 <resources>
  <include location="../yeroth-erp-3-0.qrc"/>
 </resources>
 <connections/>
</ui>
